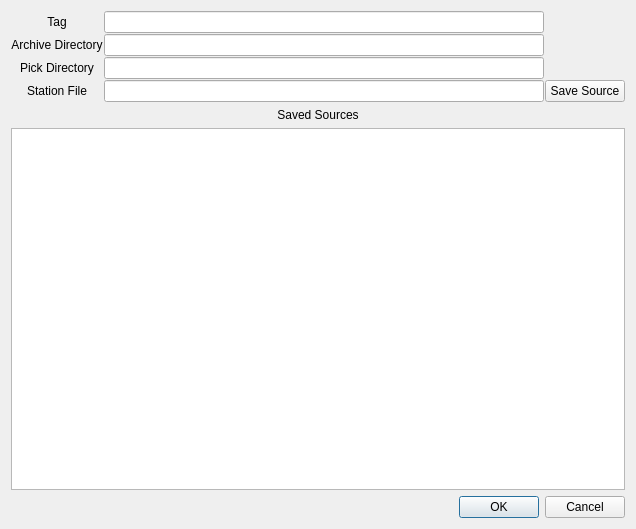
<?xml version="1.0" encoding="UTF-8"?>
<ui version="4.0">
 <class>ChangeSource</class>
 <widget class="QDialog" name="ChangeSource">
  <property name="geometry">
   <rect>
    <x>0</x>
    <y>0</y>
    <width>636</width>
    <height>529</height>
   </rect>
  </property>
  <property name="maximumSize">
   <size>
    <width>16777215</width>
    <height>16777215</height>
   </size>
  </property>
  <property name="windowTitle">
   <string>Change Source</string>
  </property>
  <layout class="QVBoxLayout" name="verticalLayout">
   <item>
    <layout class="QGridLayout" name="csLineEditLayout">
     <property name="spacing">
      <number>1</number>
     </property>
     <item row="3" column="0">
      <widget class="QLabel" name="csStationLabel">
       <property name="text">
        <string>Station File</string>
       </property>
       <property name="alignment">
        <set>Qt::AlignCenter</set>
       </property>
      </widget>
     </item>
     <item row="2" column="0">
      <widget class="QLabel" name="csPickLabel">
       <property name="text">
        <string>Pick Directory</string>
       </property>
       <property name="alignment">
        <set>Qt::AlignCenter</set>
       </property>
      </widget>
     </item>
     <item row="3" column="1">
      <widget class="QLineEdit" name="csStationLineEdit"/>
     </item>
     <item row="0" column="1">
      <widget class="QLineEdit" name="csTagLineEdit"/>
     </item>
     <item row="2" column="1">
      <widget class="QLineEdit" name="csPickLineEdit"/>
     </item>
     <item row="0" column="0">
      <widget class="QLabel" name="csTagLabel">
       <property name="text">
        <string>Tag</string>
       </property>
       <property name="alignment">
        <set>Qt::AlignCenter</set>
       </property>
      </widget>
     </item>
     <item row="1" column="0">
      <widget class="QLabel" name="csArchiveLabel">
       <property name="text">
        <string>Archive Directory</string>
       </property>
       <property name="alignment">
        <set>Qt::AlignCenter</set>
       </property>
      </widget>
     </item>
     <item row="1" column="1">
      <widget class="QLineEdit" name="csArchiveLineEdit"/>
     </item>
     <item row="3" column="2">
      <widget class="QPushButton" name="csSaveSourceButton">
       <property name="sizePolicy">
        <sizepolicy hsizetype="Preferred" vsizetype="Fixed">
         <horstretch>0</horstretch>
         <verstretch>0</verstretch>
        </sizepolicy>
       </property>
       <property name="maximumSize">
        <size>
         <width>16777215</width>
         <height>16777215</height>
        </size>
       </property>
       <property name="layoutDirection">
        <enum>Qt::LeftToRight</enum>
       </property>
       <property name="text">
        <string>Save Source</string>
       </property>
      </widget>
     </item>
    </layout>
   </item>
   <item>
    <widget class="QLabel" name="csSaveSourceLabel">
     <property name="text">
      <string>Saved Sources</string>
     </property>
     <property name="alignment">
      <set>Qt::AlignCenter</set>
     </property>
    </widget>
   </item>
   <item>
    <widget class="KeyListWidget" name="csSaveSourceList"/>
   </item>
   <item>
    <widget class="QDialogButtonBox" name="buttonBox">
     <property name="orientation">
      <enum>Qt::Horizontal</enum>
     </property>
     <property name="standardButtons">
      <set>QDialogButtonBox::Cancel|QDialogButtonBox::Ok</set>
     </property>
    </widget>
   </item>
  </layout>
 </widget>
 <customwidgets>
  <customwidget>
   <class>KeyListWidget</class>
   <extends>QListWidget</extends>
   <header>CustomWidgets.h</header>
  </customwidget>
 </customwidgets>
 <resources/>
 <connections>
  <connection>
   <sender>buttonBox</sender>
   <signal>accepted()</signal>
   <receiver>ChangeSource</receiver>
   <slot>accept()</slot>
   <hints>
    <hint type="sourcelabel">
     <x>248</x>
     <y>254</y>
    </hint>
    <hint type="destinationlabel">
     <x>157</x>
     <y>274</y>
    </hint>
   </hints>
  </connection>
  <connection>
   <sender>buttonBox</sender>
   <signal>rejected()</signal>
   <receiver>ChangeSource</receiver>
   <slot>reject()</slot>
   <hints>
    <hint type="sourcelabel">
     <x>316</x>
     <y>260</y>
    </hint>
    <hint type="destinationlabel">
     <x>286</x>
     <y>274</y>
    </hint>
   </hints>
  </connection>
 </connections>
</ui>
